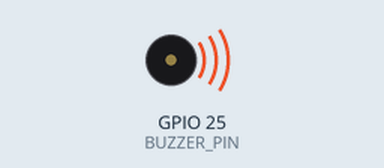
Recording of a sketch running on a simulated ESP32. On the bench: buzzer (waves = sounding).

Above: at 1.09 s.
At 3.5 s:
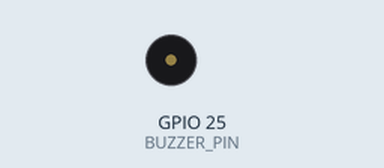
Timing chart, 0 to 5.3 s (numbered marks = the images above):
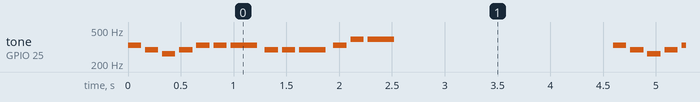

Measured:
- by itself, tone on GPIO 25 (BUZZER_PIN): plays 330 Hz for 0.12 s, 294 Hz for 0.12 s, 262 Hz for 0.12 s, 294 Hz for 0.12 s, 330 Hz for 0.12 s, 330 Hz for 0.12 s … (372 notes in this stretch)

The sketch:

ESP32PlaysMovieTune.ino
```cpp
#define BUZZER_PIN 25

// Frequencies for notes (covering a wide range)
#define NOTE_B0  31
#define NOTE_C1  33
#define NOTE_CS1 35
#define NOTE_D1  37
#define NOTE_DS1 39
#define NOTE_E1  41
#define NOTE_F1  44
#define NOTE_FS1 46
#define NOTE_G1  49
#define NOTE_GS1 52
#define NOTE_A1  55
#define NOTE_AS1 58
#define NOTE_B1  62

#define NOTE_C2  65
#define NOTE_CS2 69
#define NOTE_D2  73
#define NOTE_DS2 78
#define NOTE_E2  82
#define NOTE_F2  87
#define NOTE_FS2 92
#define NOTE_G2  98
#define NOTE_GS2 104
#define NOTE_A2  110
#define NOTE_AS2 117
#define NOTE_B2  123

#define NOTE_C3  131
#define NOTE_CS3 139
#define NOTE_D3  147
#define NOTE_DS3 156
#define NOTE_E3  165
#define NOTE_F3  175
#define NOTE_FS3 185
#define NOTE_G3  196
#define NOTE_GS3 208
#define NOTE_A3  220
#define NOTE_AS3 233
#define NOTE_B3  247

#define NOTE_C4  262
#define NOTE_CS4 277
#define NOTE_D4  294
#define NOTE_DS4 311
#define NOTE_E4  330
#define NOTE_F4  349
#define NOTE_FS4 370
#define NOTE_G4  392
#define NOTE_GS4 415
#define NOTE_A4  440
#define NOTE_AS4 466
#define NOTE_B4  494

#define NOTE_C5  523
#define NOTE_CS5 554
#define NOTE_D5  587
#define NOTE_DS5 622
#define NOTE_E5  659
#define NOTE_F5  698
#define NOTE_FS5 740
#define NOTE_G5  784
#define NOTE_GS5 831
#define NOTE_A5  880
#define NOTE_AS5 932
#define NOTE_B5 988

// Example placeholder melody
int melody[] = {
  NOTE_E4, NOTE_D4, NOTE_C4, NOTE_D4,
  NOTE_E4, NOTE_E4, NOTE_E4,
  NOTE_D4, NOTE_D4, NOTE_D4,
  NOTE_E4, NOTE_G4, NOTE_G4
};

int noteDurations[] = {
  8, 8, 8, 8,
  8, 8, 4,
  8, 8, 4,
  8, 8, 4
};

void setup() {
  pinMode(BUZZER_PIN, OUTPUT);
}

void loop() {
  // play melody
  int notes = sizeof(melody) / sizeof(int);
  for (int i = 0; i < notes; i++) {
    int note = melody[i];
    int duration = 1000 / noteDurations[i];
    if (note > 0) {
      tone(BUZZER_PIN, note, duration);
    }
    delay(duration * 1.30);  // small delay between notes
    noTone(BUZZER_PIN);
  }

  delay(2000);  // wait before repeating
}
```
